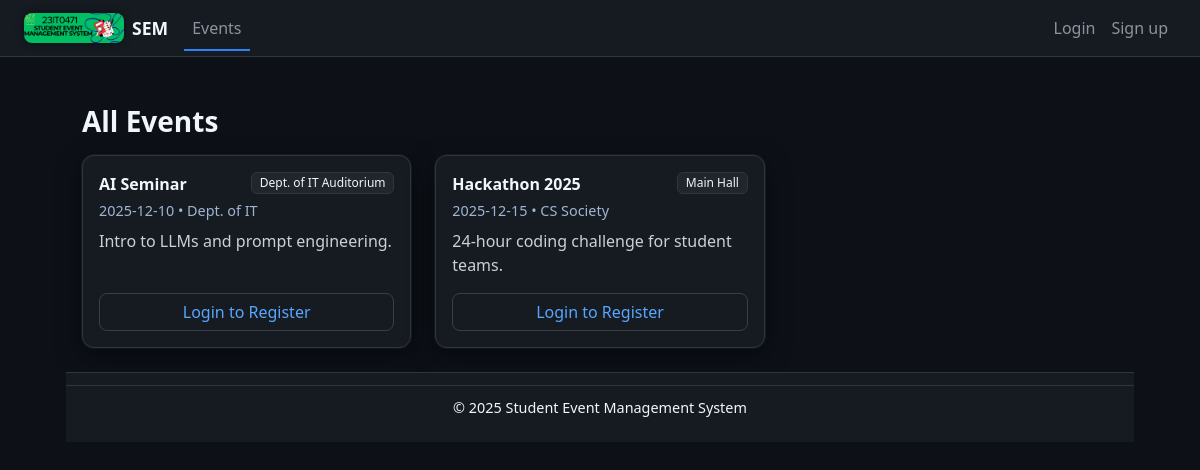
Before: /events.php with the older database file.
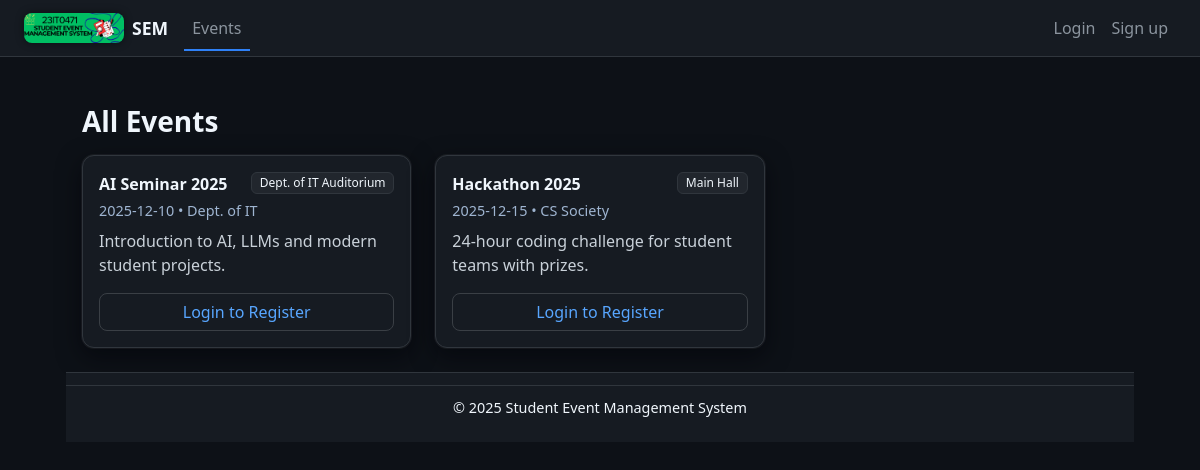
After: the same page with the newer database file.
### tables this page shows
CREATE TABLE events (
    event_id      INT UNSIGNED AUTO_INCREMENT PRIMARY KEY,
    title         VARCHAR(255) NOT NULL,
    date          DATE NOT NULL,
    time          TIME NULL,
    venue         VARCHAR(255) NOT NULL,
    organizer     VARCHAR(255) DEFAULT NULL,
    description   TEXT,
    banner_path   VARCHAR(255) DEFAULT NULL,   
    created_by    INT UNSIGNED NULL,
    created_at    TIMESTAMP DEFAULT CURRENT_TIMESTAMP,
    CONSTRAINT fk_events_created_by
      FOREIGN KEY (created_by) REFERENCES users(user_id)
      ON DELETE SET NULL
);

### config/auth.php (called while the page is built, shortened)
<?php
function is_logged_in(): bool
{
    return isset($_SESSION['user']);
}

### public/events.php (the view, shortened to what this page needs)
<?php
require_once __DIR__ . '/../config/auth.php';
require_once __DIR__ . '/../config/db.php';
$stmt = $pdo->query("
  SELECT event_id, title, date, venue, organizer, description, image_path
  FROM events
  ORDER BY date ASC
");
$events = $stmt->fetchAll(PDO::FETCH_ASSOC);
include __DIR__ . '/../includes/header.php';
?>
<div class="gh-page">
  <h3 class="mb-3">All Events</h3>
  <?php if (empty($events)): ?>
    <div class="alert alert-warning">No events yet.</div>
  <?php else: ?>
    <div class="row g-4">
      <?php foreach ($events as $e): ?>
        <div class="col-md-6 col-xl-4">
          <div class="card event-card h-100 p-0">
            <div class="event-body p-3">
              <div class="d-flex justify-content-between align-items-start mb-1">
                <div class="title">
                  <?= htmlspecialchars($e['title']) ?>
                </div>
                <?php if (!empty($e['venue'])): ?>
                  <span class="badge">
                    <?= htmlspecialchars($e['venue']) ?>
                  </span>
                <?php endif; ?>
              </div>
              <div class="meta mb-2">
                <?= htmlspecialchars($e['date']) ?>
                <?php if (!empty($e['organizer'])): ?>
                  • <?= htmlspecialchars($e['organizer']) ?>
                <?php endif; ?>
              </div>
              <?php if (!empty($e['description'])): ?>
                <p class="card-text mb-3">
                  <?= nl2br(htmlspecialchars($e['description'])) ?>
                </p>
              <?php endif; ?>
              <?php if (is_logged_in()): ?>
                <a class="btn btn-primary w-100"
                   href="/event_register.php?id=<?= (int)$e['event_id'] ?>">
                  Register
                </a>
              <?php else: ?>
                <a class="btn btn-outline-primary w-100"
                   href="/login.php">
                  Login to Register
                </a>
              <?php endif; ?>
            </div>
          </div>
        </div>
      <?php endforeach; ?>
    </div>
  <?php endif; ?>
</div>
<?php include __DIR__ . '/../includes/footer.php'; ?>

### includes/header.php (shortened to what this page needs)
<?php
require_once __DIR__ . '/../config/auth.php';
?>
<!doctype html>
<html lang="en">
<head>
  <link href="https://cdn.jsdelivr.net/npm/bootstrap@5.3.3/dist/css/bootstrap.min.css" rel="stylesheet">
  <link href="/assets/css/style.css" rel="stylesheet">
</head>
<body>
<nav class="navbar navbar-expand-lg">
  <div class="container-fluid px-4">
    <a class="navbar-brand d-flex align-items-center text-light" href="/events.php">
      <img src="/assets/img/footer-banner.png" alt="SEM Logo" class="nav-logo me-2">
      <span class="fw-bold">SEM</span>
    </a>
    <div class="collapse navbar-collapse" id="mainNav">
      <ul class="navbar-nav me-auto mb-2 mb-lg-0">
        <li class="nav-item">
          <a class="nav-link<?= ($_SERVER['REQUEST_URI'] === '/events.php') ? ' active' : '' ?>" href="/events.php">Events</a>
        </li>
      </ul>
      <ul class="navbar-nav ms-auto">
        <?php if (is_logged_in()): ?>
          <li class="nav-item">
            <span class="nav-link disabled">
              <?= htmlspecialchars(current_user()['name']) ?>
              <?php if (is_admin()): ?> (Admin)<?php endif; ?>
            </span>
          </li>
          <li class="nav-item">
            <a class="nav-link" href="/logout.php">Logout</a>
          </li>
        <?php else: ?>
          <li class="nav-item">
            <a class="nav-link<?= ($_SERVER['REQUEST_URI'] === '/login.php' || $_SERVER['REQUEST_URI'] === '/index.php') ? ' active' : '' ?>" href="/login.php">Login</a>
          </li>
          <li class="nav-item">
            <a class="nav-link<?= ($_SERVER['REQUEST_URI'] === '/register.php') ? ' active' : '' ?>" href="/register.php">Sign up</a>
          </li>
        <?php endif; ?>
      </ul>
    </div>
  </div>
</nav>
<div class="container gh-page">

### includes/footer.php (shortened to what this page needs)
<footer>
  <div class="footer-bar">
    <span>© 2025 Student Event Management System</span>
  </div>
</footer>

### public/assets/css/style.css (style rules this page uses)
:root { --bg: #0d1117; --panel: #161b22; --border: #30363d; --text: #f0f6fc; --muted: #8b949e; --accent: #2f81f7; --accent-hover: #1f6feb; --link: #58a6ff; --link-hover: #79c0ff; --radius: 12px; --shadow: 0 0 0 1px rgba(240,246,252,0.05), 0 8px 24px rgba(1,4,9,0.6); --bs-body-color: var(--text); --bs-secondary-color: #9aa4af; --bs-secondary-color-rgb: 154,164,175; --bs-border-color: var(--border); }
* { box-sizing: border-box; }
html, body { height: 100%; margin: 0; padding: 0; }
body { font-family: system-ui, -apple-system, "Segoe UI", Roboto, Ubuntu, sans-serif; background-color: var(--bg); color: var(--text); display: flex; flex-direction: column; min-height: 100vh; }
.navbar { background-color: var(--panel) !important; border-bottom: 1px solid var(--border); }
.navbar-brand { font-size: 1.1rem; color: var(--text) !important; font-weight: 600; }
.navbar .nav-link { color: var(--muted) !important; }
.nav-logo { height: 30px; width: auto; border-radius: 8px; object-fit: cover; box-shadow: 0 0 8px rgba(0, 0, 0, 0.45); }
.card { background: var(--panel); border: 1px solid var(--border); border-radius: var(--radius); color: var(--text); box-shadow: var(--shadow); }
.btn { border-radius: 8px; border: 1px solid var(--border); color: var(--text); }
.btn-outline-primary { color: var(--link) !important; border-color: #3a3f45 !important; background: transparent !important; }
h1, h2, h3, h4, h5, h6 { color: var(--text); font-weight: 600; }
p, label, small, strong, span { color: var(--text); }
a { color: var(--link); text-decoration: none; }
.gh-page { flex: 1; max-width: 1100px; margin: 0 auto; padding: 24px 16px; }
body, html, .container, .gh-page, section, main, div.bg-light, div.bg-white, .bg-body, .bg-light, .bg-white { background-color: var(--bg) !important; color: var(--text) !important; }
.card, .navbar, footer, .auth-card { background-color: var(--panel) !important; border-color: var(--border) !important; }
.event-card { background: var(--panel); color: var(--text); border: 1px solid var(--border); border-radius: var(--radius); box-shadow: var(--shadow); }
.event-card .title, .card.event-card .card-title { color: #f0f6fc !important; font-weight: 600; }
.event-card .meta { color: #9fb5d1 !important; font-size: 0.9rem; }
.event-card .card-text, .event-card p, .event-card .text-muted { color: #c9d1d9 !important; }
.event-card .badge, .event-card .badge.bg-light, .event-card .badge.text-bg-light, .badge, .badge.bg-light, .badge.text-bg-light { background-color: #21262d !important; color: #f0f6fc !important; border: 1px solid #30363d !important; font-weight: 500; }
.event-card .btn-outline-secondary, .event-card .btn-outline-primary { color: #58a6ff !important; border-color: #3a3f45 !important; background-color: transparent !important; }
footer { background-color: var(--panel) !important; border-top: 1px solid var(--border); color: var(--muted) !important; text-align: center; padding: 12px 0; font-size: 0.9rem; }
.footer-bar { background-color: var(--panel) !important; border-top: 1px solid var(--border); color: #8b949e; text-align: center; font-size: 0.9rem; padding: 0.7rem 0; }
body { opacity: 0; animation: gh-page-fade-in 0.35s ease-out forwards; }
.navbar .nav-link { position: relative; transition: color 0.2s ease; }
.navbar .nav-link::after { content: ""; position: absolute; left: 0; right: 0; bottom: -3px; height: 2px; background: var(--accent); transform: scaleX(0); transform-origin: center; transition: transform 0.2s ease; opacity: 0; }
.navbar .nav-link:hover::after, .navbar .nav-link.active::after { transform: scaleX(1); opacity: 1; }
.nav-logo { transition: transform 0.25s ease, box-shadow 0.25s ease, opacity 0.25s ease; }
.btn { transition: background-color 0.22s ease, border-color 0.22s ease, color 0.22s ease, box-shadow 0.22s ease, transform 0.16s ease; }
.btn-outline-primary { transition: background-color 0.22s ease, border-color 0.22s ease, color 0.22s ease, box-shadow 0.22s ease, transform 0.16s ease; }
.card, .event-card, .auth-card { transition: transform 0.22s ease, box-shadow 0.22s ease, border-color 0.22s ease, background-color 0.22s ease; }
footer { margin-top: auto; position: relative; bottom: 0; width: 100%; }
.event-card { overflow: hidden; display: flex; flex-direction: column; }
.event-body { flex: 1; display: flex; flex-direction: column; }
.event-body .btn { margin-top: auto; }
* { transition: all 0.25s ease; }

Changed rows visible on the page:
changed events "Dept. of IT": title "AI Seminar" → "AI Seminar 2025"; description "Intro to LLMs and prompt engineering." → "Introduction to AI, LLMs and modern student projects."
changed events "CS Society": description "24-hour coding challenge for student teams." → "24-hour coding challenge for student teams with prizes."
